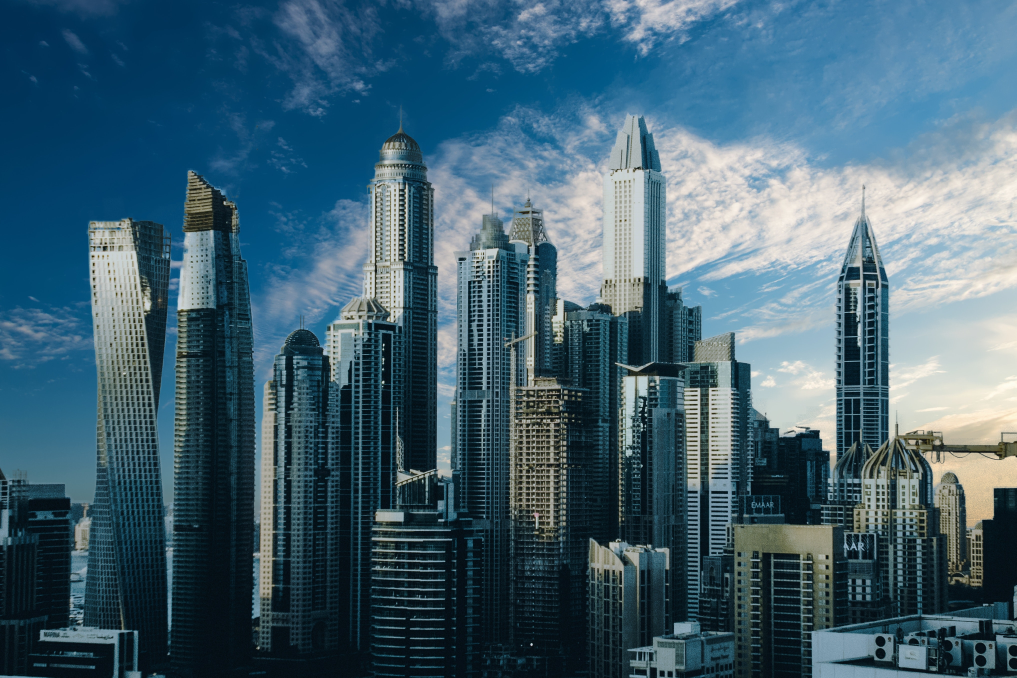
#> input picture images/test2.png, 4066 x 2711 px (shown at 1/4 size)
$ python 5-sekiller_metin.py
#> lines starting #> are read from the running program, lines starting #| are printed output that depends on the picture; after the words box and inside, x2 and y2 are one past the last pixel; in counts of white or black regions, pixels touching at a corner belong together
import cv2

img = cv2.imread("../images/test2.png")
#> img is the input picture: shape (2711, 4066, 3); mean B, G, R 113, 97.3, 66.3
img = cv2.resize(img, (600, 600))
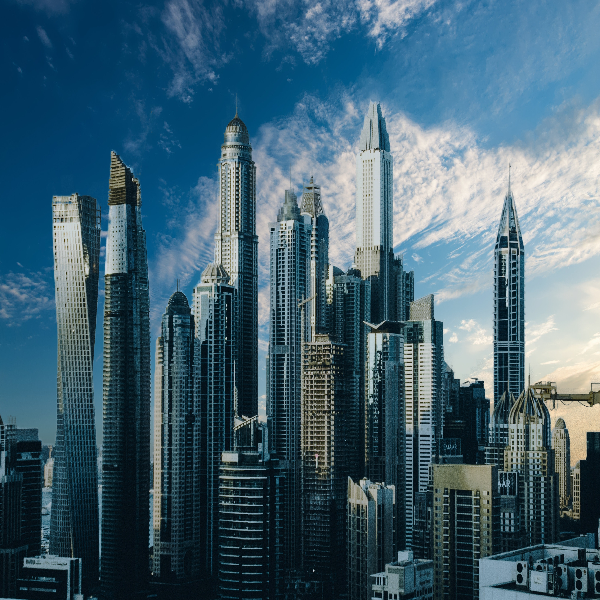
#> img: shape (600, 600, 3); mean B, G, R 112.8, 97.1, 66.2
cv2.imshow("Orjinal", img)

line = img.copy()
cv2.line(line, pt1=(10, 50), pt2=(100,200), color=(0, 255, 0), thickness=2) # Bir koordinattan diğer bir koordinata çizgi çekmeyi sağlar
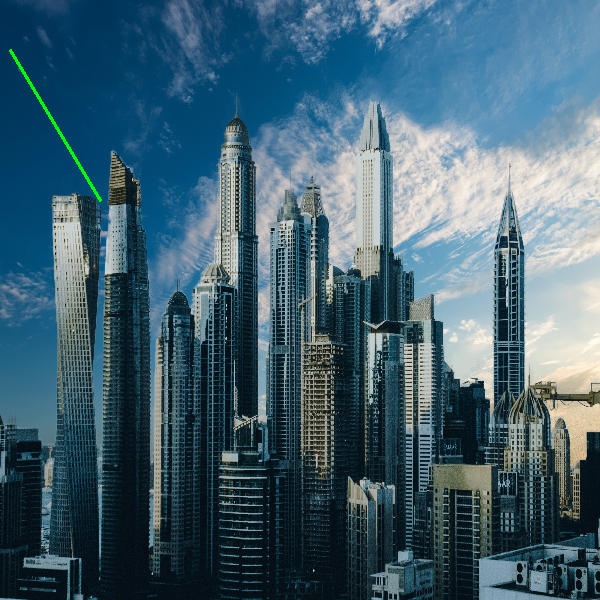
#> line: shape (600, 600, 3); 0.16% of pixels changed, all inside (x1, y1, x2, y2) = (9, 49, 102, 202)
cv2.imshow("Çizgi", line)

rectangle = img.copy()
cv2.rectangle(rectangle, (10, 50), (100, 200), (0, 255, 0), cv2.FILLED) # Bir koordinatı sol üst diğer bir koordinatı sağ alt olarak alır.
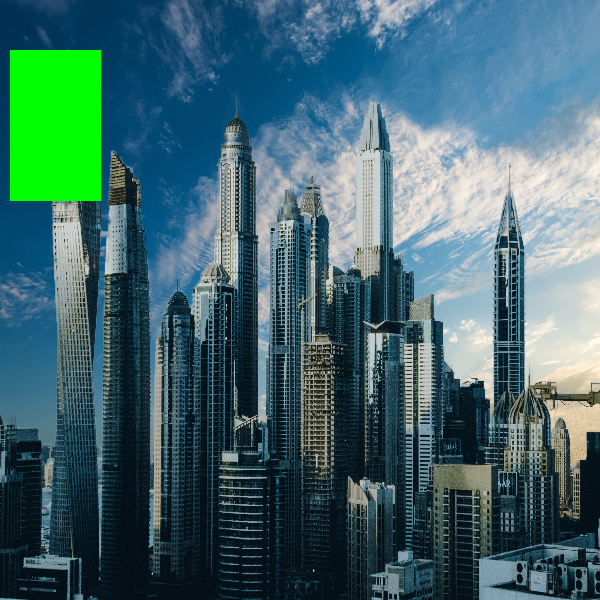
#> rectangle: shape (600, 600, 3); 3.82% of pixels changed, all inside (x1, y1, x2, y2) = (10, 50, 101, 201)
cv2.imshow("Dikdörtgen", rectangle)

circle = img.copy()
cv2.circle(circle, (100, 200), 50, (0, 255, 0), 10) # Merkez koordinatı verilir ardından yarıçap belirtilerek çember çizilir.
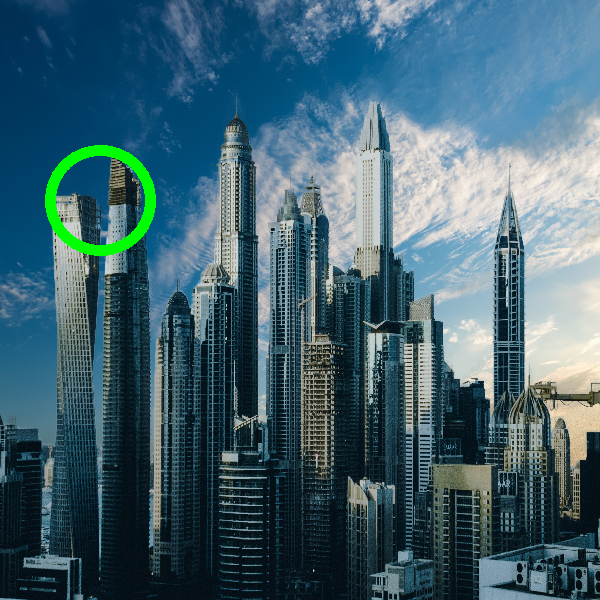
#> circle: shape (600, 600, 3); 0.96% of pixels changed, all inside (x1, y1, x2, y2) = (45, 145, 156, 256)
cv2.imshow("Çember", circle)

text = img.copy()
cv2.putText(text, "Hello World!", (100, 200), cv2.FONT_HERSHEY_PLAIN, 5, (0, 255, 0), 10) # Verilen noktadan başlayarak yazıyı resme işler.
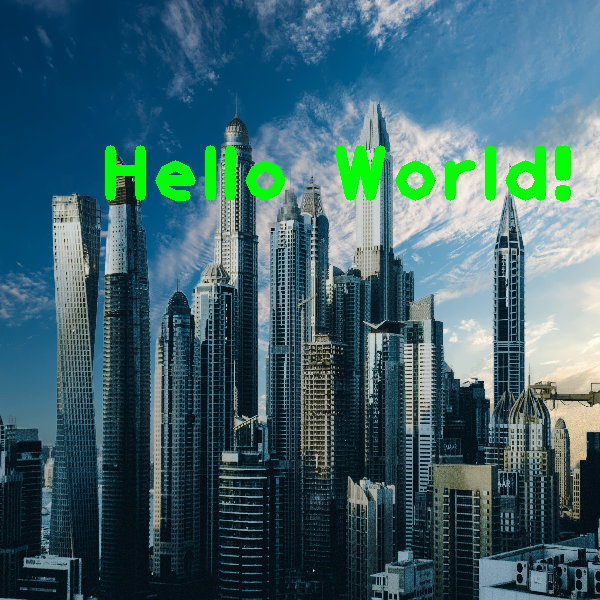
#> text: shape (600, 600, 3); 2.89% of pixels changed, all inside (x1, y1, x2, y2) = (105, 145, 571, 201)
cv2.imshow("Yazı", text)


cv2.waitKey(0)

$ run again, with images/test4.png copied over images/test2.png
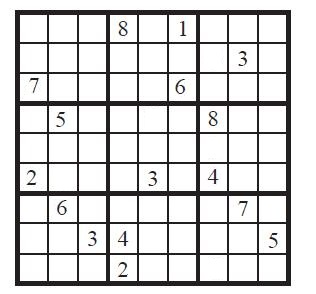
#> input picture images/test4.png, 316 x 294 px
#> img is the input picture: shape (294, 316, 3); mean B, G, R 214, 213.8, 214.2
#> img: shape (600, 600, 3)
#> line: shape (600, 600, 3); mean B, G, R 213.6, 213.9, 213.8
#> `cv2.rectangle(rectangle, (10, 50), (100, 200), (0, 255, 0), cv2.FILLED)`:
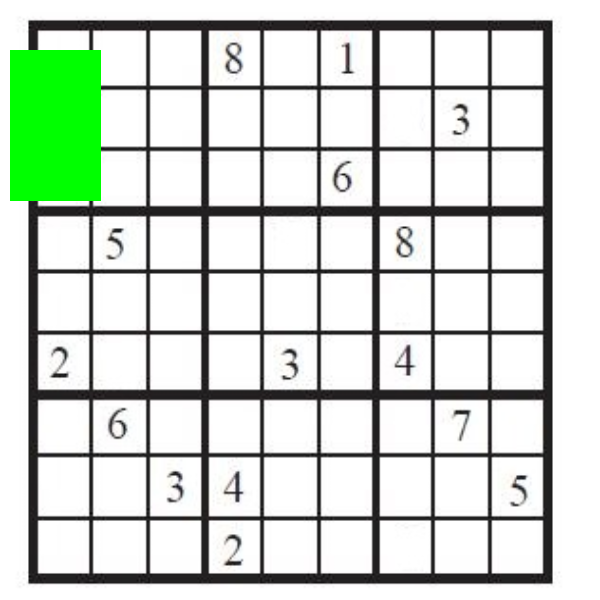
#> rectangle: shape (600, 600, 3); mean B, G, R 205.8, 215.5, 206.1
#> circle: shape (600, 600, 3); mean B, G, R 212, 214.3, 212.2
#> `cv2.putText(text, "Hello World!", (100, 200), cv2.FONT_HERSHEY_PLAIN, ..`:
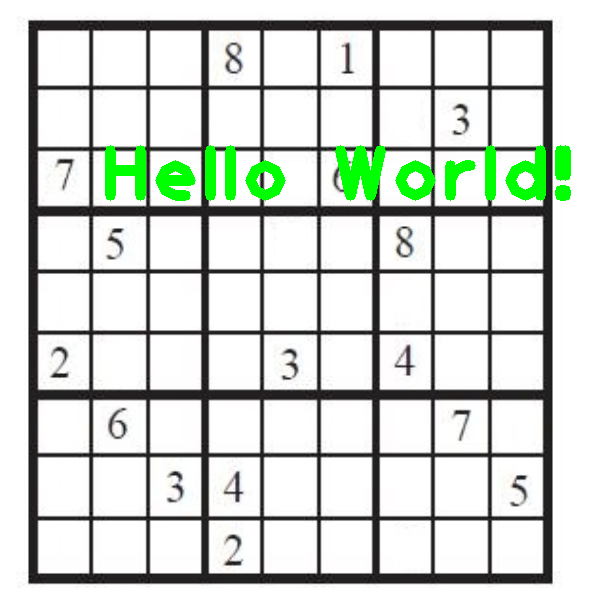
#> text: shape (600, 600, 3); mean B, G, R 207.4, 214.7, 207.7

$ run again, with images/test5.png copied over images/test2.png
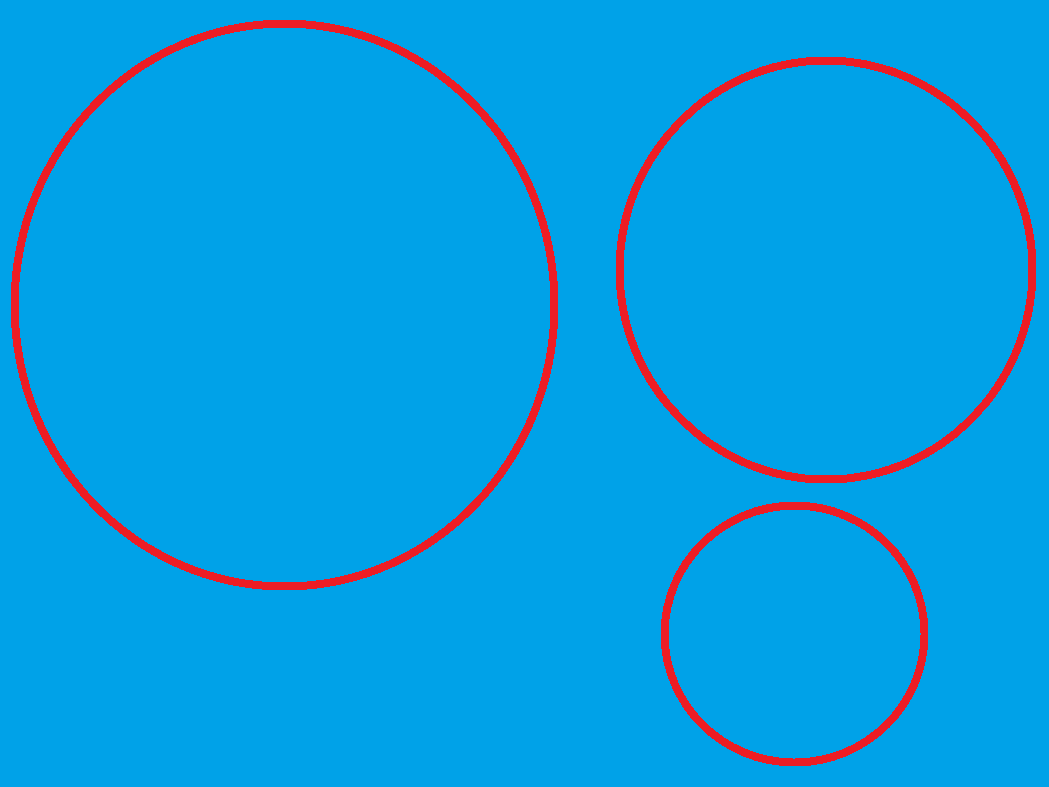
#> input picture images/test5.png, 1049 x 787 px
#> img is the input picture: shape (787, 1049, 3); mean B, G, R 224.7, 157, 8.8
#> img: shape (600, 600, 3)
#> line: shape (600, 600, 3); mean B, G, R 224.3, 157.1, 8.8
#> `cv2.rectangle(rectangle, (10, 50), (100, 200), (0, 255, 0), cv2.FILLED)`:
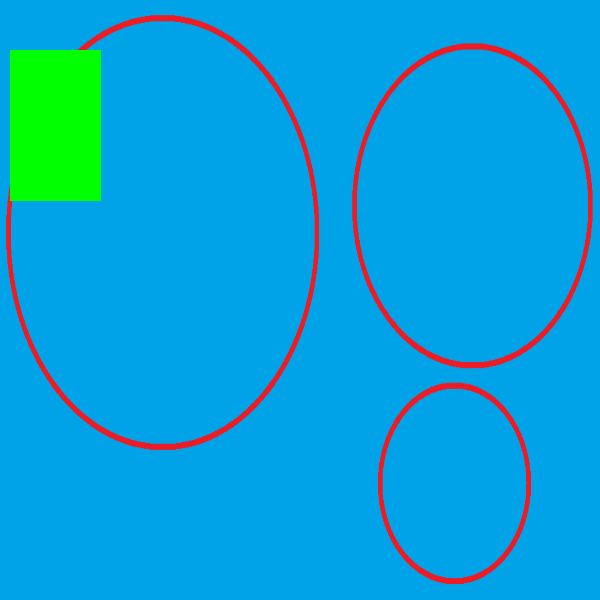
#> rectangle: shape (600, 600, 3); mean B, G, R 216.3, 160.8, 8.3
#> circle: shape (600, 600, 3); mean B, G, R 222.5, 157.9, 8.9
#> `cv2.putText(text, "Hello World!", (100, 200), cv2.FONT_HERSHEY_PLAIN, ..`:
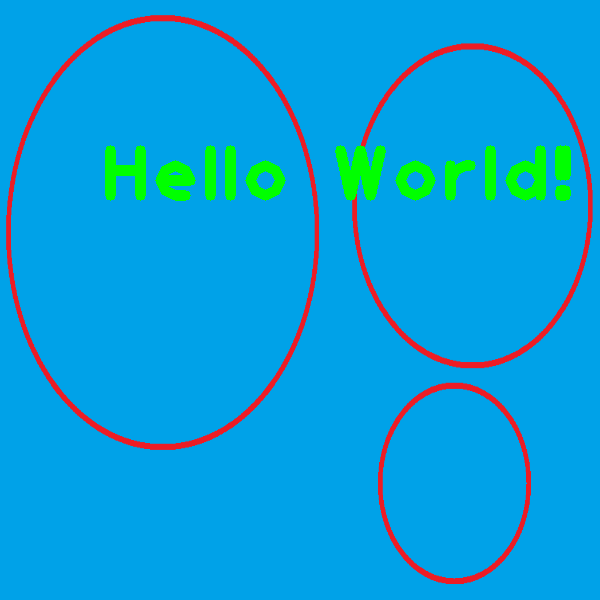
#> text: shape (600, 600, 3); mean B, G, R 218.1, 159.8, 8.7
